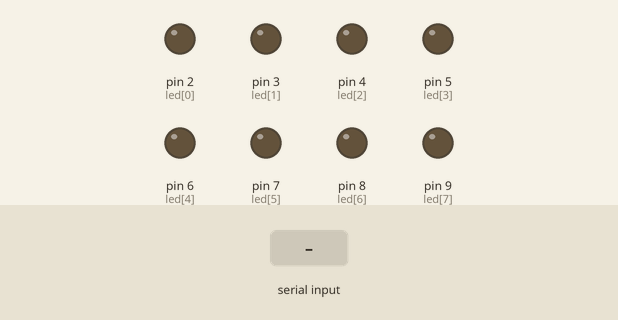
Simulated run of this sketch. Board: Arduino Uno, built with avr-gcc and run on an emulated ATmega328P. Parts: output pins drawn as LEDs (lit = HIGH). Inputs (shaded band) come from the test bench. What the sketch prints to the serial monitor is not drawn.

Above: at 1.2 s.
1.3 s: "90,45\n" received over Serial
At 2.5 s:
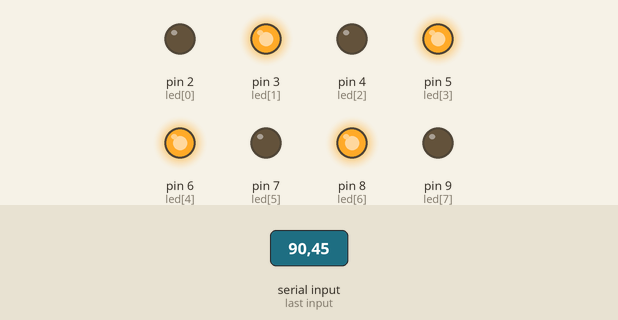
2.8 s: "30,150\n" received over Serial
At 3.6 s:
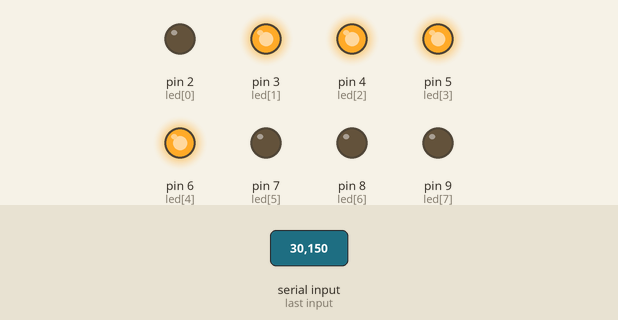
4.3 s: "5\n" received over Serial
At 4.6 s:
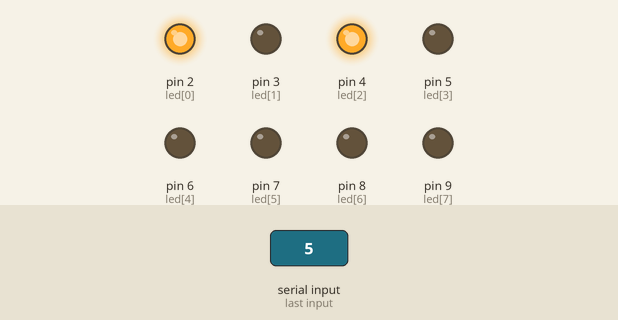
5.8 s: "200\n" received over Serial
At 7.0 s:
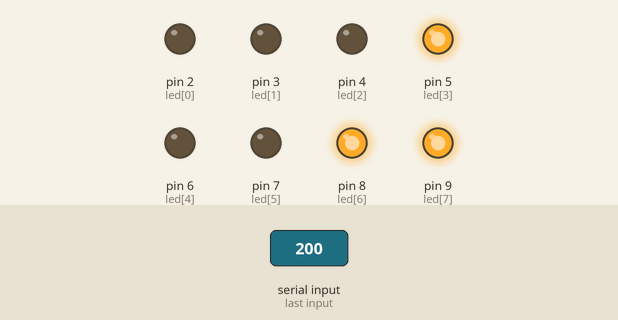
7.3 s: "90\n" received over Serial
At 8.1 s:
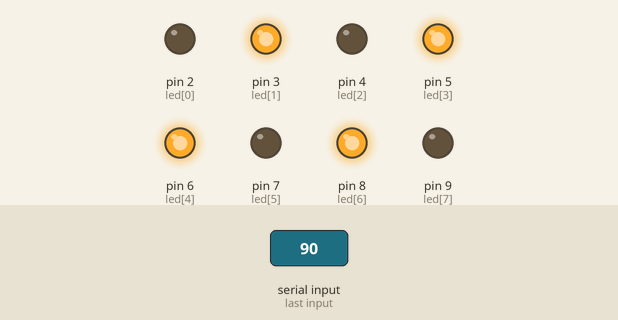
Timing chart, 0 to 9.8 s (numbered marks = the images above; inputs shaded):
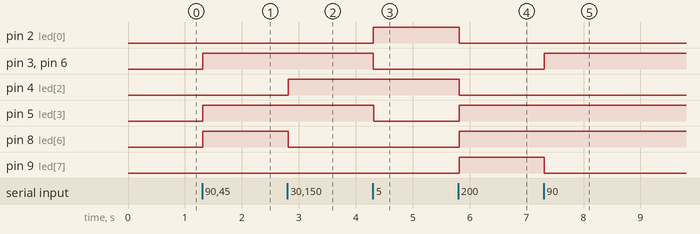

The sketch:

E1_Convertir_de_Decimal_Binario.ino
```cpp
int led[]={2,3,4,5,6,7,8,9};
void setup() {
  // put your setup code here, to run once:
  for(int i=0; i<8; i++){
    pinMode(led[i],OUTPUT);

  }
  Serial.begin(9600);
  Serial.setTimeout(10);


}

void loop() {
  // put your main code here, to run repeatedly:
  if(Serial.available()>0){
    int num=Serial.readString().toInt();
    int digits[8] = {0,0,0,0,0,0,0,0};
    int contdigitos = 0;
    while(num>0){
      int temp = num%2;
      digits[contdigitos++]=temp;
      num=num/2;
    }
    for (int i =0; i<8;i++){
      Serial.print(String(digits[i])+"A");
      digitalWrite(led[i],digits[i]);
    }
  }

}
```

Measured:
- after the input at 1.3 s, pin 3 (led[1]), pin 5 (led[3]), pin 6 (led[4]), pin 8 (led[6]): LOW → HIGH at once
- after the input at 2.8 s, pin 4 (led[2]): LOW → HIGH at once; pin 8 (led[6]): HIGH → LOW at once
- after the input at 4.3 s, pin 2 (led[0]): LOW → HIGH at once; pin 3 (led[1]), pin 5 (led[3]), pin 6 (led[4]): HIGH → LOW at once
- after the input at 5.8 s, pin 2 (led[0]), pin 4 (led[2]): HIGH → LOW at once; pin 5 (led[3]), pin 8 (led[6]), pin 9 (led[7]): LOW → HIGH at once
- after the input at 7.3 s, pin 3 (led[1]), pin 6 (led[4]): LOW → HIGH at once; pin 9 (led[7]): HIGH → LOW at once
